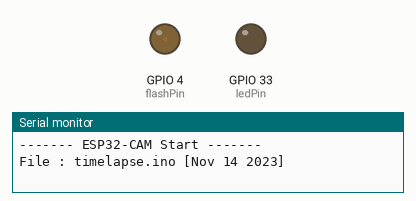
Recording of a sketch running on a simulated ESP32. Parts: output pins drawn as LEDs (lit = HIGH), the last lines printed to the serial monitor. WiFi joins after 1.5 s; servers stay silent unless stated; EEPROM starts erased; the camera gives no picture. At 6.6 s the program puts the board to deep sleep or switches it off; the recording ends there.

Above: at 0.1 s.
At 5.7 s:
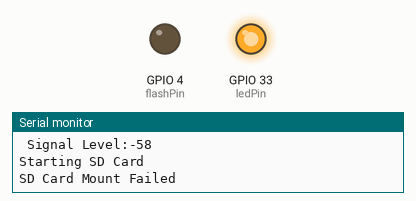
Timing chart, 0 to 6.6 s (numbered marks = the images above):
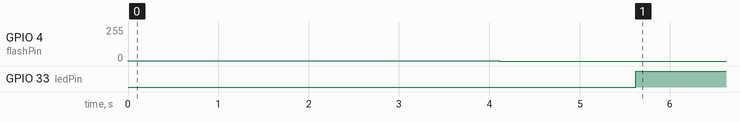

The sketch:

timelapse.ino
```cpp
#include <Arduino.h>
#include "esp_camera.h"
#include <SD_MMC.h>
#include <EEPROM.h>
#include "FS.h"
#include "soc/soc.h"
#include "soc/rtc_cntl_reg.h"
#include "driver/rtc_io.h"
#include <WiFi.h>
#include "time.h"

#include "ESP_Mail_Client.h"

#define USE_INCREMENTAL_FILE_NUMBERING


// #define USE_TIMESTAMP
#define SEND_EMAIL

// #define TRIGGER_MODE
#define TIMED_MODE

#define WIFI_SSID "WIFI PASSWORD"
#define WIFI_PASSWORD "WIFI PASSWORD"
#define SMTP_HOST "smtp.gmail.com"
#define SMTP_PORT 587
#define AUTHOR_EMAIL "email@gmail.com"
#define AUTHOR_PASSWORD "emailpassword"
#define TARGET_EMAIL "another@gmail.com"

const byte ledPin = GPIO_NUM_33;
const byte flashPin = GPIO_NUM_4;
const byte triggerPin = GPIO_NUM_13;
const byte flashPower = 1;
#ifdef TIMED_MODE
  const int timeLapseInterval = 30;
#endif
const int startupDelayMillis = 3000;


int pictureNumber = 0;
String path;
#ifdef SEND_EMAIL
  SMTPSession smtp;
  void smtpCallback(SMTP_Status status);

void smtpCallback(SMTP_Status status){
  Serial.println(status.info());
  if(status.success()){
    Serial.println("----------------");
    Serial.printf("Message sent success: %d\n", status.completedCount());
    Serial.printf("Message sent failed: %d\n", status.failedCount());
    Serial.println("----------------\n");
    struct tm dt;
    for (size_t i = 0; i < smtp.sendingResult.size(); i++)
    {
      SMTP_Result result = smtp.sendingResult.getItem(i);
      localtime_r((const time_t*)result.timestamp, &dt);
      Serial.printf("Message No: %d\n", i + 1);
      Serial.printf("Status: %s\n", result.completed ? "success" : "failed");
      Serial.printf("Data/Time: %d/%d/%d %d:%d:%d\n", dt.tm_year + 1900,
                                                      dt.tm_mon + 1,
                                                      dt.tm_mday,
                                                      dt.tm_hour,
                                                      dt.tm_min,
                                                      dt.tm_sec);
      Serial.printf("Recipient: %s\n", result.recipients);
      Serial.printf("Subject: %s\n", result.subject);
    }
    Serial.println("----------------");

  }
}
#endif

void sleep(){
  pinMode(triggerPin, INPUT_PULLDOWN);
  rtc_gpio_hold_en(GPIO_NUM_4);
  digitalWrite(ledPin, HIGH);
  delay(1000);
  #ifdef TRIGGER_MODE
    esp_sleep_enable_ext0_wakeup(GPIO_NUM_13, 1);
    esp_sleep_enable_ext0_wakeup(GPIO_NUM_13, 0);
  #elif defined(TIMED_MODE)
    esp_sleep_enable_timer_wakeup(timeLapseInterval * 1000000);
  #endif
  Serial.println("< Going to sleep now >");
  esp_deep_sleep_start();
  Serial.println("This will never be printed");
}


void setup() {
  Serial.begin(115200);
  Serial.println("------- ESP32-CAM Start -------");
  pinMode(ledPin, OUTPUT);
  digitalWrite(ledPin, LOW);

  WRITE_PERI_REG(RTC_CNTL_BROWN_OUT_REG, 0);
  Serial.printf("File : %s [%s]\n",__FILE__, __DATE__);
  // Serial.println();

  camera_config_t config;

  config.ledc_channel = LEDC_CHANNEL_0;
  config.ledc_timer = LEDC_TIMER_0;
  config.pin_d0 = 5;
  config.pin_d1 = 18;
  config.pin_d2 = 19;
  config.pin_d3 = 21;
  config.pin_d4 = 36;
  config.pin_d5 = 39;
  config.pin_d6 = 34;
  config.pin_d7 = 35;
  config.pin_xclk = 0;
  config.pin_pclk = 22;
  config.pin_vsync = 25;
  config.pin_href = 23;
  config.pin_sscb_sda = 26;
  config.pin_sscb_scl = 27;
  config.pin_pwdn = 32;
  config.xclk_freq_hz = 20000000;
  config.pixel_format = PIXFORMAT_JPEG;

  if(psramFound()){
    config.frame_size = FRAMESIZE_UXGA;
    config.jpeg_quality = 10;
    config.fb_count = 2;
  }else{
    config.frame_size = FRAMESIZE_SVGA;
    config.jpeg_quality = 12;
    config.fb_count = 1;
  }

  ledcSetup(7, 5000, 8);
  ledcAttachPin(4, 7);
  ledcWrite(7, flashPower);

  delay(250);
  esp_err_t err = esp_camera_init(&config);
  if(err != ESP_OK){
    Serial.printf("camera init failed with error 0x%x", err);
    sleep();
  }

  sensor_t* s = esp_camera_sensor_get();
  s->set_gain_ctrl(s, 1);                   // Auto Gain Control 0 ~ 1
  s->set_agc_gain(s, 0);                    // 0 ~ 30
  s->set_gainceiling(s, (gainceiling_t)0);  // 0 ~ 6
  s->set_exposure_ctrl(s, 1);               // Auto Exposure Control 0 ~ 1
  s->set_aec_value(s, 300);                 // 0 ~ 1200, auto exposure control

  s->set_aec2(s, 0);                        // Auto Exposure Correction 0 ~ 1
  s->set_ae_level(s, 0);                    // Manual Exposure Correction -2 ~ 2

  s->set_awb_gain(s, 1);                    // Auto White Balance 0 ~ 1
  s->set_wb_mode(s, 0);                     // White Balance Mode 0 ~ 4, AUto, Sunny, Cloudy, Office, HOME
  s->set_whitebal(s, 1);                    // Wite Balance 0 ~ 1
  s->set_bpc(s, 0);                         // Black Pixel Correction 0 ~ 1
  s->set_wpc(s, 1);                         // White Pixel Correction 0 ~ 1
  s->set_brightness(s, 0);                  // Brightness -2 ~ 2
  s->set_contrast(s, 0);                    // Contrast   -2 ~ 2
  s->set_saturation(s, 0);                  // Saturation -2 ~ 2
  s->set_special_effect(s, 0);              // 0 ~ 6, No Effect, Negative, Grayscale, Red Tint, Green Tint, Blue Tint, Sepia

  s->set_lenc(s, 1);                        // Lens correction 0 ~ 1
  s->set_hmirror(s, 0);                     // Horizontal flip image 0 ~ 1
  s->set_vflip(s, 0);                       // Vertical flip image 0 ~ 1
  s->set_colorbar(s, 0);                    // Colour Testbar 0 ~ 1
  s->set_raw_gma(s, 1);                     // 0 ~ 1
  s->set_dcw(s, 1);                         // 0 ~ 1

  camera_fb_t* fb = NULL;
  delay(startupDelayMillis);

  // solution for dart green image
  for (size_t i = 0; i < 5; i++)
  {
    Serial.printf("frame count : %d\n", i);
    fb = esp_camera_fb_get();
    esp_camera_fb_return(fb);
  }
  delay(200);

  fb = esp_camera_fb_get();
  if(!fb){
    Serial.println("Camera capture failed");
    sleep();
  }

  ledcWrite(7, 0);

  path = "/pic";

  #ifdef USE_INCREMENTAL_FILE_NUMBERING
    EEPROM.begin(4);
    EEPROM.get(0, pictureNumber);
    pictureNumber += 1;
    path += String(pictureNumber) + "_";
    EEPROM.put(0, pictureNumber);
    EEPROM.commit();
  #endif

  #if defined(SEND_EMAIL) || defined(USE_TIMESTAMP)
    WiFi.mode(WIFI_AP_STA);
    WiFi.setHostname("ESP32_CAM");
    int connAttempts = 0;
    WiFi.begin(WIFI_SSID, WIFI_PASSWORD);
    while(WiFi.status() != WL_CONNECTED && connAttempts < 10){
      Serial.print(".");
      delay(500);
      connAttempts++;
    }
    if(WiFi.isConnected()){
      Serial.println("");
      Serial.println("WiFi connected.");
      Serial.println("IP address: ");
      Serial.println(WiFi.localIP());
      Serial.print(" Signal Level:");
      Serial.println(WiFi.RSSI());
      Serial.println();
    }else{
      Serial.println(F("Failed to connect to Wi-Fi"));
      sleep();
    }
  #endif

  #ifdef USE_TIMESTAMP
    const long gmtOffset_sec = 0;
    const int daylightOffset_sec = 0;
    configTime(gmtOffset_sec, daylightOffset_sec, "pool.ntp.org");
    struct tm timeinfo;
    if(!getLocalTime(&timeinfo)){
      Serial.println("Failed to obtain time");
      sleep();
    }else{
      Serial.print("Current time is ");
      Serial.println(&timeinfo, "%A, %B %d %Y %H:%M:%S");
      char timeStringBuff[50];
      strftime(timeStringBuff, sizeof(timeStringBuff), "%Y%m%d_%H%M%S", &timeinfo);
      path += (String)timeStringBuff;
    }
  #endif

  path += ".jpg";

  Serial.println("Starting SD Card");
  // if(!SD_MMC.begin()){
  //   Serial.println("SD Card Mount Failed");
  //   sleep();
  // }

  if(!MailClient.sdMMCBegin()){
    Serial.println("SD Card Mount Failed");
    sleep();
  }

  // uint8_t cardType = SD_MMC.cardType();
  // if(cardType == CARD_NONE){
  //   Serial.println("No SD Card attached");
  //   sleep();
  //   return;
  // }

  fs::FS &fs = SD_MMC;
  File file = fs.open(path.c_str(), FILE_WRITE);
  if(!file){
    Serial.printf("Failed to save to path: %s\n", path.c_str());
    sleep();
  }else{
    file.write(fb->buf, fb->len);
    Serial.printf("Save file to path: %s\n", path.c_str());
  }
  file.close();

  esp_camera_fb_return(fb);
  delay(1000);

  #ifdef SEND_EMAIL
    smtp.debug(1);
    smtp.callback(smtpCallback);
    ESP_Mail_Session session;
    session.server.host_name = SMTP_HOST;
    session.server.port = SMTP_PORT;
    session.login.email = AUTHOR_EMAIL;
    session.login.password = AUTHOR_PASSWORD;
    session.login.user_domain = "mydomain.net";

    SMTP_Message message;
    message.sender.name = "ESP32-CAM";
    message.sender.email = AUTHOR_EMAIL;
    message.subject = "Motion Detected - ESP32-CAM";
    message.addRecipient("Me", TARGET_EMAIL);
    //message.addRecipient("name", "email");
    message.text.content = "This is email Text";
    message.text.transfer_encoding = Content_Transfer_Encoding::enc_base64;

    SMTP_Attachment att;
    // att.descr.filename = "photo.jpg";
    String image = "pic";
    image += String(pictureNumber) + "_";
    image += ".jpg";
    att.descr.filename = image;
    att.descr.mime = "application/octet-stream"; // binary data
    att.file.path = path.c_str();
    att.file.storage_type = esp_mail_file_storage_type_sd;
    att.descr.transfer_encoding = Content_Transfer_Encoding::enc_base64;

    message.addAttachment(att);

    Serial.println("Connecting to SMTP");
    if(!smtp.connect(&session)){
      Serial.println("Couldn't connect");
      sleep();
    }

    Serial.println("Sending Mail");
    if(!MailClient.sendMail(&smtp, &message)){
      Serial.print("Error Sending Email, " + smtp.errorReason());
      sleep();
    }
  #endif

  WiFi.disconnect(true);
  WiFi.mode(WIFI_OFF);

  sleep();

}

void loop() {
  delay(1);
}
```

Measured:
- by itself, GPIO 4 (flashPin): 0/255 → 1/255 at 0.00 s, → 0/255 4.1 s later
- by itself, GPIO 33 (ledPin): LOW → HIGH at 5.6 s
